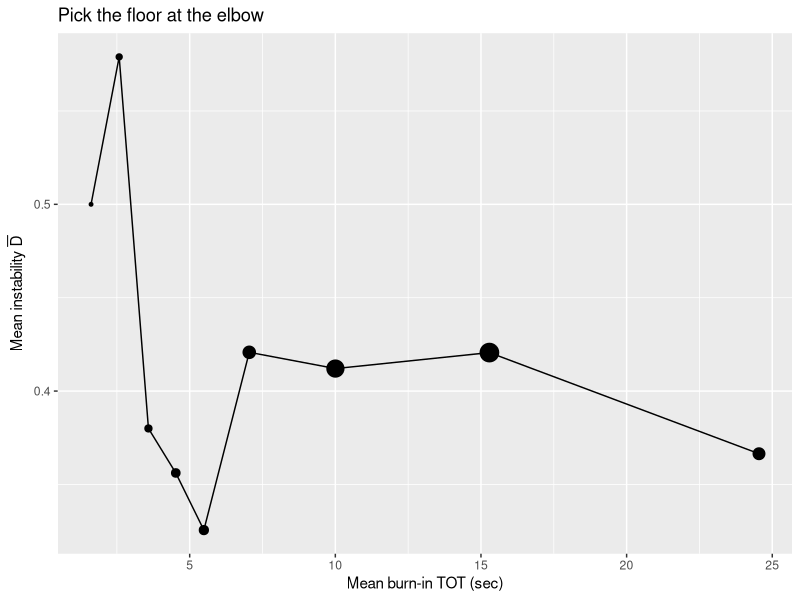
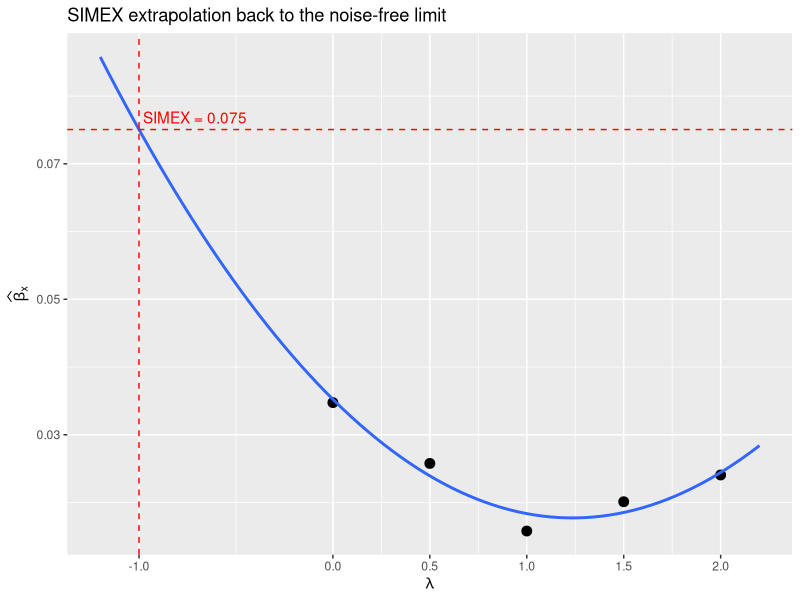
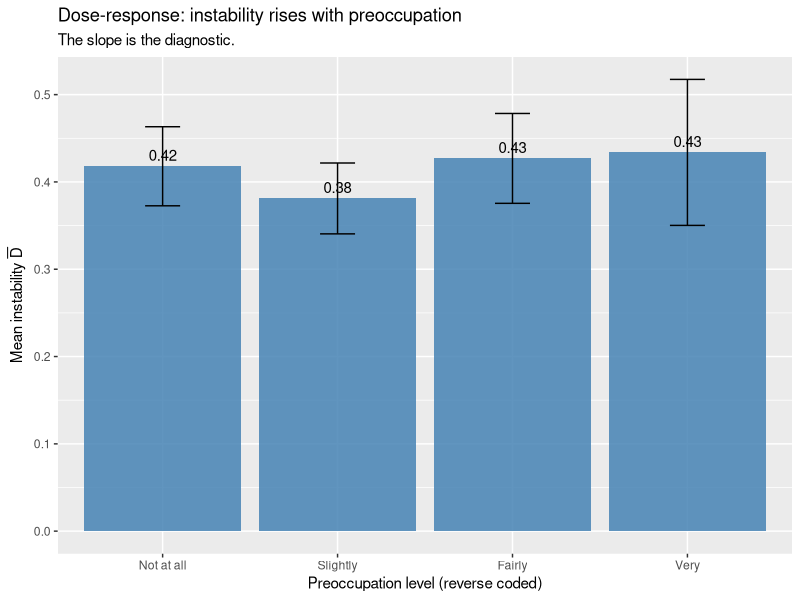

Reproduce these figures in R, in order.
## ---- chunk 1
suppressPackageStartupMessages(library(DiagrammeR))

DiagrammeR::grViz("
digraph cognitive {
  graph [rankdir = LR, splines = ortho, nodesep = 0.5, ranksep = 0.6]
  node  [shape = box, style = 'filled,rounded', fillcolor = '#dbe7f5',
         fontname = 'Helvetica', fontsize = 11, width = 1.6, height = 0.55]
  edge  [fontname = 'Helvetica', fontsize = 9, color = '#444444']

  Q   [label = 'Question\\nposed', fillcolor = '#cfead0']
  S1  [label = '1. Comprehension']
  S2  [label = '2. Retrieval']
  S3  [label = '3. Judgment']
  S4  [label = '4. Response selection']
  A   [label = 'Recorded\\nanswer', fillcolor = '#f2d9b1']

  E1  [label = 'Question wording\\nVague terms\\nDouble-barrelled items', shape = note, fillcolor = '#fdecec', height = 0.7, width = 1.7]
  E2  [label = 'Recall failure\\nAvailability bias\\nOmission of evidence', shape = note, fillcolor = '#fdecec', height = 0.7, width = 1.7]
  E3  [label = 'Anchoring\\nFraming\\nSatisficing\\nMood-as-information', shape = note, fillcolor = '#fdecec', height = 0.8, width = 1.7]
  E4  [label = 'Acquiescence\\nExtreme/midpoint\\nScale interpretation', shape = note, fillcolor = '#fdecec', height = 0.7, width = 1.7]

  Q -> S1 -> S2 -> S3 -> S4 -> A
  S1 -> E1 [style = dashed]
  S2 -> E2 [style = dashed]
  S3 -> E3 [style = dashed]
  S4 -> E4 [style = dashed]

  { rank = same; S1; E1 }
  { rank = same; S2; E2 }
  { rank = same; S3; E3 }
  { rank = same; S4; E4 }
}
", height = 360)
## ---- chunk 2
stages <- tibble::tibble(
  Stage             = c("1. Comprehension",
                        "2. Retrieval",
                        "3. Judgment",
                        "4. Response selection"),
  `Cognitive operation` = c("Parse syntax; assign reference; infer pragmatic meaning",
                            "Search memory for relevant beliefs, episodes, attitudes",
                            "Integrate retrieved evidence into a tentative answer",
                            "Map the answer onto the response options"),
  `Dominant error mechanism` = c("Question wording; vague terms; double-barrelled items",
                                 "Recall failure; availability; omission of relevant evidence",
                                 "Anchoring; framing; satisficing; mood-as-information",
                                 "Acquiescence; central tendency; extreme responding; scale interpretation")
)

knitr::kable(
  stages,
  caption = "The four-stage cognitive model of survey response and the dominant error mechanism at each stage. Adapted from Tourangeau, Rips, and Rasinski (2000).",
  booktabs = TRUE
)
## ---- chunk 3
tse <- tibble::tibble(
  Component = c("Coverage error", "Sampling error", "Nonresponse error",
                "Measurement error (instrument)", "Measurement error (respondent)",
                "Processing error"),
  Source = c("Mismatch between the target population and the sampling frame",
             "Variation across samples of the same size from the same frame",
             "Differences between respondents and non-respondents in the realised sample",
             "Question wording, mode, interviewer, layout",
             "Comprehension, retrieval, judgment, response selection",
             "Coding, editing, weighting, imputation"),
  `Reducible by` = c("Better frame; multi-frame designs",
                     "Larger $n$; design-based variance reduction (Chapter on Sampling)",
                     "Targeted follow-up; weighting adjustments",
                     "Cognitive pretesting; mode harmonisation; question redesign",
                     "Better stage-1 and stage-4 design; *but not stage-2/3 noise*",
                     "Process audits; double coding")
)

knitr::kable(
  tse,
  caption = "The Total Survey Error framework. Adapted from Groves et al. (2009). The contribution of this chapter is concentrated in the respondent-side measurement-error row.",
  booktabs = TRUE
) |>
  kableExtra::kable_styling(latex_options = "scale_down",
                            bootstrap_options = "striped")
## ---- chunk 4
suppressPackageStartupMessages(library(DiagrammeR))

DiagrammeR::grViz("
digraph tse {
  graph [rankdir = TB, nodesep = 0.4, ranksep = 0.5]
  node  [shape = box, style = 'filled,rounded',
         fontname = 'Helvetica', fontsize = 10]
  edge  [color = '#444444']

  TSE [label = 'Total Survey Error', fillcolor = '#cfead0', fontsize = 12, height = 0.45, width = 2]

  REP [label = 'Representation\\n(who is in the data)', fillcolor = '#dbe7f5', height = 0.6, width = 2]
  MEA [label = 'Measurement\\n(what they report)', fillcolor = '#dbe7f5', height = 0.6, width = 2]

  C   [label = 'Coverage error', fillcolor = '#eef2f7']
  Sm  [label = 'Sampling error', fillcolor = '#eef2f7']
  N   [label = 'Nonresponse error', fillcolor = '#eef2f7']
  Mi  [label = 'Measurement error\\n(instrument)', fillcolor = '#eef2f7']
  Mr  [label = 'Measurement error\\n(respondent)', fillcolor = '#fcd7d2', penwidth = 2]
  Pe  [label = 'Processing error', fillcolor = '#eef2f7']

  IS  [label = 'Intrinsic\\nstochasticity', fillcolor = '#fcd7d2', shape = note, penwidth = 1]
  SD  [label = 'Social-desirability\\nbias', fillcolor = '#fcd7d2', shape = note]
  RS  [label = 'Response\\nstyles', fillcolor = '#fcd7d2', shape = note]
  CB  [label = 'Recall /\\ncognitive failure', fillcolor = '#fcd7d2', shape = note]

  TSE -> REP
  TSE -> MEA
  REP -> C; REP -> Sm; REP -> N
  MEA -> Mi; MEA -> Mr; MEA -> Pe
  Mr -> IS [style = dashed]
  Mr -> SD [style = dashed]
  Mr -> RS [style = dashed]
  Mr -> CB [style = dashed]
}
", height = 420)
## ---- chunk 5
val_tab <- tibble::tibble(
  Type = c("Content validity",
           "Criterion validity (concurrent)",
           "Criterion validity (predictive)",
           "Construct validity; convergent",
           "Construct validity; discriminant",
           "Face validity",
           "Known-groups validity"),
  Question = c("Do the items cover the full conceptual domain of the construct?",
               "Does the instrument correlate with a contemporaneous gold-standard measure?",
               "Does the instrument predict a future outcome of theoretical interest?",
               "Do measures of the same construct correlate strongly?",
               "Do measures of distinct constructs correlate weakly?",
               "Does the instrument *look* sensible to respondents and reviewers?",
               "Does the instrument differ between groups known to differ on the construct?"),
  `Standard test` = c("Expert review against a domain map",
                      "Pearson/polychoric correlation with the criterion",
                      "Out-of-sample predictive performance",
                      "Off-diagonal validity correlations in the MTMM matrix",
                      "Heterotrait correlations smaller than monotrait",
                      "Cognitive interviewing and pretest review",
                      "Two-sample $t$-test or known-group SEM")
)

knitr::kable(
  val_tab,
  caption = "Major types of validity in survey measurement, the question each addresses, and the standard test. Adapted from Cronbach and Meehl (1955) and Campbell and Fiske (1959).",
  booktabs = TRUE
) |>
  kableExtra::kable_styling(latex_options = "scale_down",
                            bootstrap_options = "striped")
## ---- chunk 6
rs_tab <- tibble::tibble(
  Style = c("Acquiescence (ARS)",
            "Disacquiescence (DARS)",
            "Extreme response style (ERS)",
            "Midpoint / central tendency (MRS)",
            "Net acquiescence (NARS)",
            "Noncontingent / random responding",
            "Straightlining",
            "Speeding"),
  Definition = c("Tendency to agree regardless of content",
                 "Tendency to disagree regardless of content",
                 "Tendency to choose scale endpoints",
                 "Tendency to choose the scale midpoint",
                 "ARS minus DARS in proportional terms",
                 "Random responses unrelated to item content",
                 "Same response across multiple grid items",
                 "Time on task below a content-comprehension floor"),
  `Detection (single item)` = c("Item-pair (positive vs. negated) agreement",
                                 "Item-pair (positive vs. negated) disagreement",
                                 "Greenleaf (1992) ERS scale",
                                 "Frequency of midpoint responses",
                                 "Composite of ARS and DARS",
                                 "Mahalanobis distance; consistency indices",
                                 "Within-row variance in matrix questions",
                                 "Within-respondent percentile of TOT"),
  `Mitigating design` = c("Reverse-coded items; balanced scales",
                          "Reverse-coded items; balanced scales",
                          "Avoid 7+ point unanchored scales",
                          "Even number of options forces non-midpoint",
                          "Balanced scales with reverse coding",
                          "Cognitive pretest; remove items respondents cannot interpret",
                          "Vary item order; avoid long matrix grids",
                          "Burn-in TOT floor (Section \\@ref(sec-tot))")
)

knitr::kable(
  rs_tab,
  caption = "Response-style taxonomy with detection diagnostics and mitigating design choices. Adapted from Baumgartner and Steenkamp (2001), Greenleaf (1992), Krosnick (1991), Van Vaerenbergh and Thomas (2013), and Zhang and Conrad (2014).",
  booktabs = TRUE
) |>
  kableExtra::kable_styling(latex_options = "scale_down",
                            bootstrap_options = "striped")
## ---- chunk 7
tradeoff <- tibble::tibble(
  Design = c("Wide-spaced panel waves",
             "Narrow-spaced panel waves",
             "Within-session replication"),
  `A1 (no change)` = c("Hard; world changes between waves",
                       "Easier; short interval",
                       "Trivially holds (single session)"),
  `A2 (no memory)` = c("Easy; long interval",
                       "Hard; recent question recalled",
                       "Holds with sufficient distractor items [@clayton2025]"),
  `A3 (attrition at random)` = c("Hard; selective attrition",
                                 "Easier; short interval",
                                 "Trivially holds (no inter-session attrition)")
)

knitr::kable(
  tradeoff,
  caption = "Identifying assumptions for $\\bar D$ across three replication designs. Within-session replication is the only design that can satisfy all three assumptions simultaneously.",
  booktabs = TRUE
)
## ---- chunk 8
rtt_table <- tibble::tibble(
  `D-bar`   = c(0.10, 0.10, 0.10, 0.20, 0.20, 0.20, 0.30, 0.30, 0.30),
  `p = Pr(C=1)` = rep(c(0.50, 0.30, 0.20), times = 3),
  `r_tt`     = c(0.80, 0.762, 0.688,
                 0.60, 0.524, 0.375,
                 0.40, 0.286, 0.062)
)

knitr::kable(
  rtt_table, digits = 3,
  caption = "Dependence of test--retest correlation on the response marginal. Three values of $\\bar D$ paired with three values of $p$. Same instability, very different $r_{tt}$.",
  booktabs = TRUE
)
## ---- chunk 9
two_vs_three <- tibble::tibble(
  Question = c("Will instrument improvement reduce the residual?",
               "Is the residual identified by within-session replication?",
               "Is the residual identified by classical test--retest?",
               "Does the residual attenuate regression coefficients?",
               "Does the residual cancel out in differences (DiD, RDD)?"),
  `Two-way (Lord-Novick)` = c("Always yes (by definition)",
                              "Yes",
                              "Yes (with caveats; see Heise simplex)",
                              "Yes, by attenuation factor",
                              "Yes, on average"),
  `Three-way (this chapter)` = c("Only $\\mathrm{Var}(M)$; $\\mathrm{Var}(S)$ irreducible",
                                 "$\\mathrm{Var}(M) + \\mathrm{Var}(S)$ identified jointly",
                                 "$\\mathrm{Var}(S)$ absorbed into the error term",
                                 "Yes for $\\mathrm{Var}(M)$; the $\\mathrm{Var}(S)$ part needs the correction in Section \\@ref(sec-attenuation-correction)",
                                 "Yes for both, on average")
)

knitr::kable(
  two_vs_three,
  caption = "Empirical implications of the three-way decomposition. Most differences from the classical two-way decomposition involve what the analyst can or cannot do about the residual.",
  booktabs = TRUE
) |>
  kableExtra::kable_styling(latex_options = "scale_down",
                            bootstrap_options = "striped")
## ---- chunk 10
analogs <- tibble::tibble(
  Field                      = c("Survey research (this chapter)",
                                 "Gene-expression noise [@elowitz2002]",
                                 "fMRI / neuroimaging",
                                 "Soft-matter / colloid physics",
                                 "Classical test theory [@lord1968]"),
  `Instrument-side variance` = c("Measurement error (M)",
                                 "Extrinsic noise",
                                 "Thermal / scanner noise",
                                 "Diffraction / optical limits",
                                 "Error of measurement"),
  `Subject-side variance`    = c("Intrinsic stochasticity (S)",
                                 "Intrinsic gene-expression noise",
                                 "Physiological / spontaneous activity",
                                 "Brownian motion",
                                 "True-score variation")
)

knitr::kable(
  analogs,
  caption = "Three-way variance decompositions across disciplines. The within-survey replicated DV plays the same role as the dual fluorescent reporter in the Elowitz et al. (2002) design: it isolates within-subject from across-subject variance.",
  booktabs = TRUE
)
## ---- chunk 11
states <- tibble::tibble(
  State           = c("Preoccupation", "Mind-wandering",
                      "Persona / mood self-report", "Attention checks (IMC)"),
  `Influenced by other items?` = c("No", "Yes", "No", "Yes"),
  `Under conscious control?`   = c("No", "No", "Yes", "Yes"),
  `Stable within session?`     = c("Yes", "No", "No", "No")
)

knitr::kable(
  states,
  caption = "Four psychological states evaluated as candidate filters. Only preoccupation satisfies all three properties.",
  booktabs = TRUE
)
## ---- chunk 12
filters <- tibble::tibble(
  Filter = c("Preoccupation",
             "Mind-wandering probe",
             "Persona / mood self-report",
             "Attention checks (IMC)"),
  `(1) Exogenous to items?`   = c("Yes", "No",  "Yes", "No"),
  `(2) Not consciously chosen?` = c("Yes", "Yes", "No",  "No"),
  `(3) Predicts instability?` = c("Yes", "Yes", "Yes", "Mixed"),
  `(4) Not a treatment?`      = c("Yes", "Yes", "Yes", "No"),
  `(5) Stable in-survey?`     = c("Yes", "No",  "No",  "No"),
  Verdict = c("Use as primary",
              "Research only",
              "Research only",
              "Avoid as primary")
)

knitr::kable(
  filters,
  caption = "Filter candidates evaluated against the five criteria. Preoccupation is the only candidate satisfying all five and is the recommended primary filter.",
  booktabs = TRUE
) |>
  kableExtra::kable_styling(latex_options = "scale_down",
                            bootstrap_options = "striped")
## ---- chunk 13
library(dplyr)
library(tidyr)

set.seed(20260506)
n <- 1500

respondents <- tibble(respondent_id = 1:n) |>
  mutate(
    age_group = sample(
      c("18-25", "26-40", "41-60", "61+"), n,
      replace = TRUE, prob = c(0.25, 0.35, 0.25, 0.15)
    ),
    preoccupation = sample(
      1:4, n, replace = TRUE,
      prob = c(0.10, 0.24, 0.36, 0.30)
    ),
    bi_tot_mean    = pmax(
      1.5,
      rgamma(n, shape = 4, scale = 3) -
        0.5 * (5 - preoccupation) +
        ifelse(age_group == "61+", 4, 0)
    ),
    bi_below_floor = bi_tot_mean < 6,
    pi_i           = plogis(rnorm(n, mean = 0.30, sd = 1.20)),
    Q1a            = rbinom(n, 1, pi_i),
    pi_eff         = pmin(0.95, pmax(0.05,
      pi_i + rnorm(n, 0,
                   0.05 + 0.05 * (5 - preoccupation) +
                   0.10  * bi_below_floor)
    )),
    Q1b            = rbinom(n, 1, pi_eff),
    D              = as.integer(Q1a != Q1b),
    x_covariate    = rnorm(n)
  )

dplyr::glimpse(respondents)
## ---- chunk 14
baseline_d <- respondents |>
  summarise(
    n      = dplyr::n(),
    D_mean = mean(D),
    D_se   = sqrt(D_mean * (1 - D_mean) / n)
  )

knitr::kable(
  baseline_d, digits = 4,
  caption = "Sample-mean instability with Wald standard error."
)
## ---- chunk 15
suppressPackageStartupMessages(library(boot))

set.seed(101)
boot_d  <- boot::boot(
  respondents$D,
  statistic = function(d, i) mean(d[i]),
  R = 2000
)
boot_ci <- boot::boot.ci(boot_d, type = c("perc", "bca"))

ci_table <- tibble::tibble(
  estimator = c("percentile", "BCa"),
  lower     = c(boot_ci$percent[4], boot_ci$bca[4]),
  upper     = c(boot_ci$percent[5], boot_ci$bca[5])
)

knitr::kable(
  ci_table, digits = 4,
  caption = "Bootstrap 95% confidence intervals for $\\bar D$."
)
## ---- chunk 16
library(ggplot2)

floor_df <- respondents |>
  mutate(tot_bin = cut(bi_tot_mean,
                       breaks = c(0, 2, 3, 4, 5, 6, 8, 12, 20, 60),
                       include.lowest = TRUE)) |>
  group_by(tot_bin) |>
  summarise(
    tot_mid  = mean(bi_tot_mean),
    D_mean   = mean(D),
    n_in_bin = dplyr::n(),
    .groups  = "drop"
  )

ggplot(floor_df, aes(tot_mid, D_mean)) +
  geom_point(aes(size = n_in_bin)) +
  geom_line() +
  scale_size_continuous(guide = "none") +
  labs(x = "Mean burn-in TOT (sec)",
       y = expression(paste("Mean instability ", bar(D))),
       title = "Pick the floor at the elbow")
## ---- chunk 17
respondents_q <- respondents |>
  mutate(
    filter_outcome = dplyr::case_when(
      bi_below_floor       ~ "drop_floor",
      preoccupation == 1L  ~ "flag_very_preocc",
      preoccupation == 2L  ~ "flag_fairly_preocc",
      TRUE                 ~ "keep"
    ),
    filter_outcome = factor(
      filter_outcome,
      levels = c("keep", "flag_fairly_preocc",
                 "flag_very_preocc", "drop_floor")
    )
  )

filter_summary <- respondents_q |>
  count(filter_outcome) |>
  mutate(pct = 100 * n / sum(n))

knitr::kable(
  filter_summary, digits = 1,
  caption = "Filter outcome distribution after applying TOT floor and preoccupation flag."
)
## ---- chunk 18
estimands <- dplyr::bind_rows(
  respondents_q |>
    summarise(sample = "Full sample (incl. flagged)",
              n        = dplyr::n(),
              mean_Q1a = mean(Q1a),
              D        = mean(D)),
  respondents_q |>
    dplyr::filter(filter_outcome != "drop_floor") |>
    summarise(sample = "Drop floor-failers only",
              n        = dplyr::n(),
              mean_Q1a = mean(Q1a),
              D        = mean(D)),
  respondents_q |>
    dplyr::filter(filter_outcome == "keep") |>
    summarise(sample = "Drop floor-failers and unflag",
              n        = dplyr::n(),
              mean_Q1a = mean(Q1a),
              D        = mean(D))
)

knitr::kable(
  estimands, digits = 4,
  caption = "Side-by-side estimates under three filter regimes. Movement in the mean across regimes signals how much the quality filter is doing to the substantive conclusion."
)
## ---- chunk 19
suppressPackageStartupMessages(library(lme4))

long_df <- respondents |>
  dplyr::select(respondent_id, Q1a, Q1b) |>
  tidyr::pivot_longer(c(Q1a, Q1b), names_to = "admin", values_to = "C")

m_pi <- lme4::glmer(
  C ~ 1 + (1 | respondent_id),
  data   = long_df,
  family = binomial(link = "logit")
)

eb_lp  <- coef(m_pi)$respondent_id[, "(Intercept)"]
pi_hat <- plogis(eb_lp)

pi_compare <- tibble(
  respondent_id = as.integer(rownames(coef(m_pi)$respondent_id)),
  pi_hat        = pi_hat
) |>
  dplyr::left_join(respondents |> dplyr::select(respondent_id, pi_i),
                   by = "respondent_id")

with(pi_compare, cor(pi_hat, pi_i))
## ---- chunk 20
fit <- glm(Q1a ~ x_covariate, data = respondents, family = binomial())
beta_naive <- coef(fit)["x_covariate"]

D_bar <- mean(respondents$D)
correction_factor <- sqrt(1 - 2 * D_bar)
beta_corrected    <- beta_naive / correction_factor

set.seed(7)
B <- 2000
boot_corr <- replicate(B, {
  idx <- sample.int(nrow(respondents), replace = TRUE)
  d   <- respondents[idx, ]
  fb  <- coef(glm(Q1a ~ x_covariate, data = d, family = binomial()))[
    "x_covariate"
  ]
  Db  <- mean(d$D)
  fb / sqrt(pmax(1 - 2 * Db, .Machine$double.eps))
})
boot_ci_corr <- quantile(boot_corr, c(0.025, 0.975))

attn_table <- tibble::tibble(
  quantity = c("D_bar",
               "Misclassification rate q",
               "Attenuation factor (1 - 2q)",
               "Naive beta_x",
               "Corrected beta_x",
               "Bootstrap 95% CI lower",
               "Bootstrap 95% CI upper"),
  value    = c(D_bar,
               (1 - sqrt(1 - 2 * D_bar)) / 2,
               sqrt(1 - 2 * D_bar),
               beta_naive,
               beta_corrected,
               boot_ci_corr[1],
               boot_ci_corr[2])
)

knitr::kable(
  attn_table, digits = 4,
  caption = "Closed-form attenuation correction for a binary outcome regressed on a continuous covariate, with paired-bootstrap 95% CI."
)
## ---- chunk 21
library(ggplot2)

set.seed(11)
q_hat <- (1 - sqrt(1 - 2 * mean(respondents$D))) / 2

flip_outcome <- function(y, q) {
  flip <- rbinom(length(y), 1, q)
  ifelse(flip == 1, 1 - y, y)
}

lambdas <- c(0.0, 0.5, 1.0, 1.5, 2.0)
B_simex <- 200

simex_df <- tibble::tibble(lambda = lambdas) |>
  rowwise() |>
  mutate(
    beta = mean(replicate(B_simex, {
      q_lambda <- pmin(0.499, q_hat * (1 + lambda))
      y_noisy  <- flip_outcome(respondents$Q1a, q_lambda - q_hat)
      coef(glm(y_noisy ~ respondents$x_covariate,
               family = binomial()))["respondents$x_covariate"]
    }))
  ) |>
  ungroup()

quad_fit <- lm(beta ~ lambda + I(lambda^2), data = simex_df)
beta_simex <- as.numeric(predict(quad_fit, newdata = data.frame(lambda = -1)))

ggplot(simex_df, aes(lambda, beta)) +
  geom_point(size = 3) +
  geom_smooth(method = "lm", formula = y ~ x + I(x^2),
              se = FALSE, fullrange = TRUE) +
  geom_vline(xintercept = -1, linetype = "dashed", colour = "red") +
  geom_hline(yintercept = beta_simex, linetype = "dashed",
             colour = "red") +
  annotate("text", x = -1, y = beta_simex,
           label = sprintf(" SIMEX = %.3f", beta_simex),
           hjust = 0, vjust = -0.5, colour = "red") +
  scale_x_continuous(limits = c(-1.2, 2.2),
                     breaks = c(-1, 0, 0.5, 1, 1.5, 2)) +
  labs(x = expression(lambda),
       y = expression(widehat(beta)[x]),
       title = "SIMEX extrapolation back to the noise-free limit")
## ---- chunk 22
library(ggplot2)

preocc_summary <- respondents |>
  dplyr::group_by(preoccupation) |>
  dplyr::summarise(
    D_mean = mean(D),
    D_se   = sd(D) / sqrt(dplyr::n()),
    n      = dplyr::n(),
    .groups = "drop"
  ) |>
  dplyr::mutate(preocc_label = factor(
    preoccupation,
    levels = 4:1,
    labels = c("Not at all", "Slightly", "Fairly", "Very")
  ))

ggplot(preocc_summary, aes(preocc_label, D_mean)) +
  geom_col(fill = "steelblue", alpha = 0.85) +
  geom_errorbar(aes(ymin = D_mean - 1.96 * D_se,
                    ymax = D_mean + 1.96 * D_se),
                width = 0.2) +
  geom_text(aes(label = sprintf("%.2f", D_mean)),
            vjust = -0.5, size = 3.8) +
  labs(x = "Preoccupation level (reverse coded)",
       y = expression(paste("Mean instability ", bar(D))),
       title = "Dose-response: instability rises with preoccupation",
       subtitle = "The slope is the diagnostic.")
## ---- chunk 23
set.seed(31)

# Simulate a 10-item attitude grid alongside the existing data so the
# careless-responding diagnostics have realistic input. In practice these
# come from the actual instrument.
n <- nrow(respondents)
K_grid <- 10
grid_items <- matrix(
  rbinom(n * K_grid, size = 4, prob = plogis(rnorm(n))) + 1L,
  nrow = n, ncol = K_grid,
  dimnames = list(NULL, paste0("g", seq_len(K_grid)))
)
# Inject straightlining for a subset
straight_idx <- sample(seq_len(n), size = round(0.05 * n))
grid_items[straight_idx, ] <- 3L

# Long-string: longest run of identical responses within each row.
long_string_run <- function(x) {
  r <- rle(as.integer(x))$lengths
  max(r)
}
LS <- apply(grid_items, 1, long_string_run)

# Within-respondent SD across the grid; near-zero suggests straightlining.
grid_sd <- apply(grid_items, 1, sd)

# Person-total correlation: respondent's response vector vs the sample mean
# response vector across items.
item_means <- colMeans(grid_items)
person_total <- apply(grid_items, 1, function(r) {
  if (sd(r) == 0) NA_real_ else suppressWarnings(cor(r, item_means))
})

# Mahalanobis distance on the grid
m_dist <- mahalanobis(
  grid_items,
  center = colMeans(grid_items),
  cov    = cov(grid_items)
)

careless_df <- tibble::tibble(
  metric = c("Mean long-string max",
             "Median long-string max",
             "% respondents with long-string >= 7",
             "Median within-respondent SD across grid",
             "% respondents with grid SD == 0",
             "Median person-total correlation",
             "% respondents with person-total correlation < 0",
             "Mahalanobis: % above chi^2(10) 95th percentile",
             "% below burn-in TOT floor"),
  value  = c(round(mean(LS), 2),
             round(median(LS), 2),
             round(100 * mean(LS >= 7), 1),
             round(median(grid_sd), 2),
             round(100 * mean(grid_sd == 0), 1),
             round(median(person_total, na.rm = TRUE), 3),
             round(100 * mean(person_total < 0, na.rm = TRUE), 1),
             round(100 * mean(m_dist > qchisq(0.95, df = K_grid)), 1),
             round(100 * mean(respondents$bi_below_floor), 1))
)

knitr::kable(
  careless_df,
  caption = "Careless-responding diagnostic indices computed on a simulated 10-item attitude grid alongside the burn-in TOT floor. Long-string, within-respondent SD, person-total correlation, and Mahalanobis distance follow Meade and Craig (2012) and Curran (2016). Apply jointly: respondents who fail two or more indices are stronger candidates for flagging than respondents who fail only one."
)
## ---- chunk 24
quality_block <- tibble::tibble(
  metric = c("N recruited",
             "N after floor drop",
             "N unflagged (strictest)",
             "D bar (full sample)",
             "D bar (unflagged)",
             "% very preoccupied",
             "% below TOT floor",
             "Median burn-in TOT (sec)",
             "Naive beta_x",
             "Corrected beta_x"),
  value  = c(nrow(respondents),
             sum(respondents_q$filter_outcome != "drop_floor"),
             sum(respondents_q$filter_outcome == "keep"),
             round(mean(respondents$D), 3),
             round(mean(respondents_q$D[
               respondents_q$filter_outcome == "keep"
             ]), 3),
             round(100 * mean(respondents$preoccupation == 1L), 1),
             round(100 * mean(respondents$bi_below_floor), 1),
             round(median(respondents$bi_tot_mean), 1),
             round(beta_naive, 3),
             round(beta_corrected, 3))
)

knitr::kable(
  quality_block,
  caption = "Data-quality block for the methods section. Includes both the descriptive quality metrics and the corrected substantive estimate."
)
## ---- chunk 25
sensitive_methods <- tibble::tibble(
  Method = c("Direct questioning",
             "Randomised response [@warner1965randomized]",
             "List experiment [@blair2012statistical]",
             "Endorsement experiment [@bullock2011statistical]"),
  `Best for` = c("Mildly sensitive items where social-desirability bias is moderate",
                 "Highly sensitive items in interviewer-administered modes",
                 "Highly sensitive items in self-administered modes",
                 "Measuring support for stigmatised groups via policy attribution"),
  `Variance penalty` = c("None (baseline)",
                         "$1 / (2p-1)^2$",
                         "Substantial (depends on list length and treatment shift)",
                         "Substantial"),
  `Cognitive cost`   = c("Low", "Moderate", "Low (just count items)",
                         "Low (just rate the policy)")
)

knitr::kable(
  sensitive_methods,
  caption = "Comparison of sensitive-question methods. The right method depends on the sensitivity of the topic, the survey mode, and the variance budget.",
  booktabs = TRUE
) |>
  kableExtra::kable_styling(latex_options = "scale_down",
                            bootstrap_options = "striped")
## ---- chunk 26
checklist <- tibble::tibble(
  Item = c("Pre-registration of sample size and analysis plan",
           "Disclosure of all measured items and conditions",
           "Disclosure of all exclusions",
           "Specification curve for the headline estimate",
           "Replication ($\\bar D$) on the key DV",
           "Posted raw data and analysis code"),
  Reference = c("@simmons2011false",
                "@simmons2011false",
                "@simmons2011false",
                "@simonsohn2020specification",
                "This chapter; @clayton2025",
                "@simonsohn2013just")
)

knitr::kable(
  checklist,
  caption = "Robustness checklist for survey-based papers. Each row is a now-standard requirement in the better social-science journals.",
  booktabs = TRUE
)
